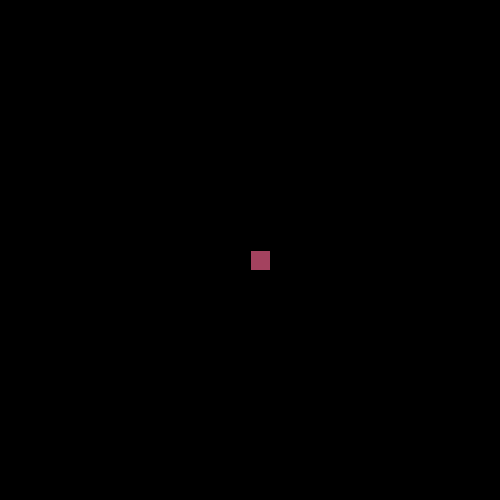
Frame 1 (no input)
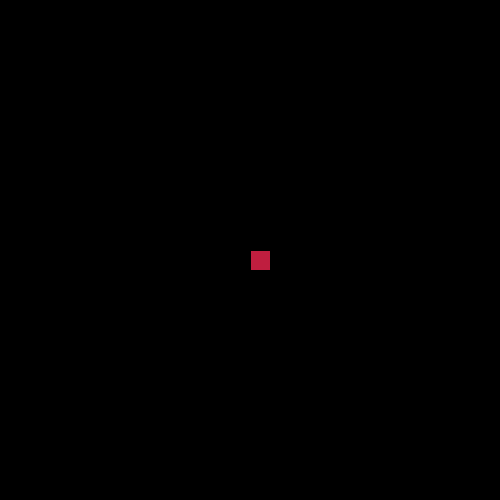
Frame 60 (the mouse pressed at the canvas centre just before this capture)
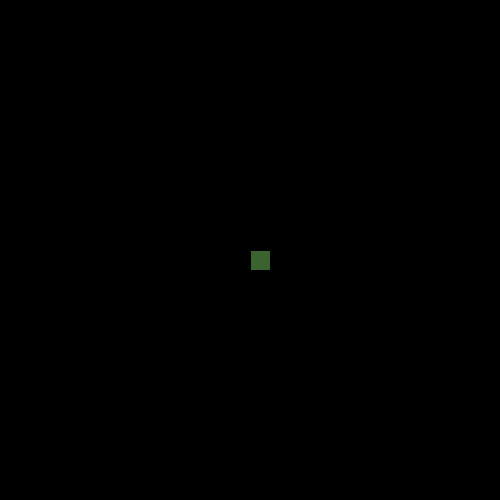
Frame 120 (the mouse held since frame 60 and released just before this capture)

The Processing sketch that drew these frames (run headless with seeded random() and noise(); from frame 60 on, the mouse is pressed at the canvas centre):

// Processing sketch: processing_130026
// ── processing_130026.pde

int directionX = 5, directionY = 5;
float x, y, speed=0.5;
boolean NORTH, SOUTH, WEST, EAST;



void setup()
{
  size(500, 500);
  smooth();
  // place the square in center of screen 
  x = width>>1;    
  y = height>>1;
}
void draw()
{
// declare what each direction means in processing
  if (NORTH)  y -= directionY;
  if (SOUTH)  y += directionY;
  if (WEST)   x -= directionX;
  if (EAST)   x += directionX;
  background(0);


  // this checks for the boundaries of the screen and keeps square inside them
  if (x>width-20) x = width-20;
  if (x<0) x = 0;
  if (y>height-20)y = width-20;
  if (y<0) y = 0;


  fill (random(255), random(255), random(100)); 
  rect(x, y, 20, 20);
}
// movement in all directions
void keyPressed() {
  if (keyCode == UP    | keyCode == 'W') NORTH = true;
  else if (keyCode == DOWN  | keyCode == 'S')  SOUTH = true;
  else if (keyCode == LEFT  | keyCode == 'A')  WEST  = true;
  else if (keyCode == RIGHT | keyCode == 'D')  EAST  = true;
}


void keyReleased() {
  if (keyCode == UP    | keyCode == 'W')   NORTH = false;
  else if (keyCode == DOWN  | keyCode == 'S')   SOUTH = false;
  else if (keyCode == LEFT  | keyCode == 'A')   WEST  = false;
  else if (keyCode == RIGHT | keyCode == 'D')   EAST  = false;
}
